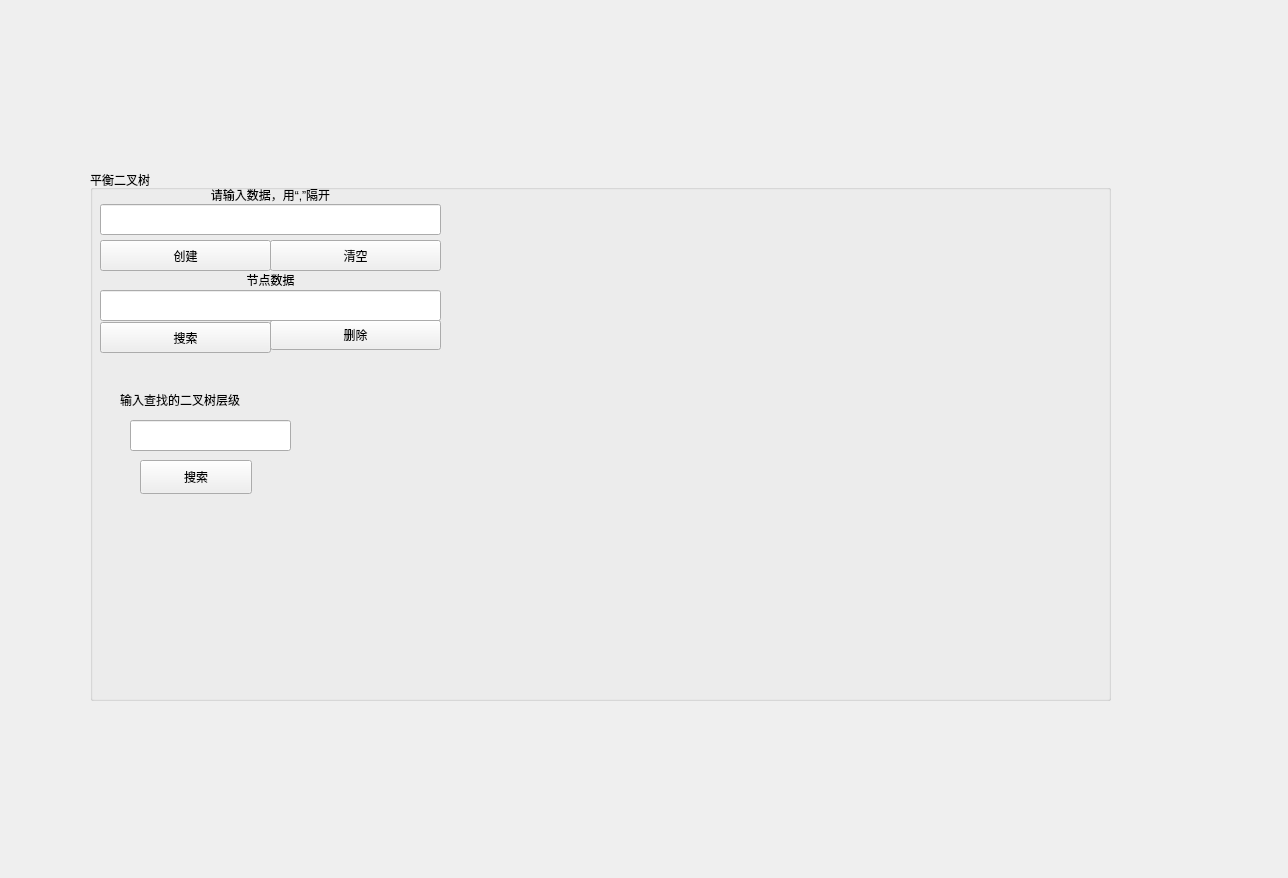
<?xml version="1.0" encoding="UTF-8"?>
<ui version="4.0">
 <class>BinaryTreeUI</class>
 <widget class="QWidget" name="BinaryTreeUI">
  <property name="geometry">
   <rect>
    <x>0</x>
    <y>0</y>
    <width>1288</width>
    <height>878</height>
   </rect>
  </property>
  <property name="windowTitle">
   <string>Form</string>
  </property>
  <widget class="QGroupBox" name="groupBox">
   <property name="geometry">
    <rect>
     <x>90</x>
     <y>170</y>
     <width>1021</width>
     <height>531</height>
    </rect>
   </property>
   <property name="title">
    <string>平衡二叉树</string>
   </property>
   <widget class="QPushButton" name="Button_InsertBiTreeNode">
    <property name="geometry">
     <rect>
      <x>10</x>
      <y>70</y>
      <width>171</width>
      <height>31</height>
     </rect>
    </property>
    <property name="text">
     <string>创建</string>
    </property>
   </widget>
   <widget class="QPushButton" name="Button_SearchBiTreeNode">
    <property name="geometry">
     <rect>
      <x>10</x>
      <y>152</y>
      <width>171</width>
      <height>31</height>
     </rect>
    </property>
    <property name="text">
     <string>搜索</string>
    </property>
   </widget>
   <widget class="QPushButton" name="Button_CleanBiTreeNode">
    <property name="geometry">
     <rect>
      <x>180</x>
      <y>70</y>
      <width>171</width>
      <height>31</height>
     </rect>
    </property>
    <property name="text">
     <string>清空</string>
    </property>
   </widget>
   <widget class="QPushButton" name="Button_DeleteBiTreeNode">
    <property name="geometry">
     <rect>
      <x>180</x>
      <y>150</y>
      <width>171</width>
      <height>30</height>
     </rect>
    </property>
    <property name="text">
     <string>删除</string>
    </property>
   </widget>
   <widget class="QLineEdit" name="BinaryTreeDataEdit_2">
    <property name="geometry">
     <rect>
      <x>10</x>
      <y>120</y>
      <width>341</width>
      <height>31</height>
     </rect>
    </property>
   </widget>
   <widget class="QLineEdit" name="BinaryTreeDataEdit">
    <property name="geometry">
     <rect>
      <x>10</x>
      <y>34</y>
      <width>341</width>
      <height>31</height>
     </rect>
    </property>
   </widget>
   <widget class="QLabel" name="label">
    <property name="geometry">
     <rect>
      <x>10</x>
      <y>12</y>
      <width>341</width>
      <height>25</height>
     </rect>
    </property>
    <property name="text">
     <string>请输入数据，用“,”隔开</string>
    </property>
    <property name="alignment">
     <set>Qt::AlignCenter</set>
    </property>
   </widget>
   <widget class="QLabel" name="label_2">
    <property name="geometry">
     <rect>
      <x>10</x>
      <y>100</y>
      <width>341</width>
      <height>20</height>
     </rect>
    </property>
    <property name="text">
     <string>节点数据</string>
    </property>
    <property name="alignment">
     <set>Qt::AlignCenter</set>
    </property>
   </widget>
   <widget class="QLabel" name="label_3">
    <property name="geometry">
     <rect>
      <x>30</x>
      <y>220</y>
      <width>321</width>
      <height>20</height>
     </rect>
    </property>
    <property name="text">
     <string>输入查找的二叉树层级</string>
    </property>
   </widget>
   <widget class="QPushButton" name="Button_FindBiTreeNode">
    <property name="geometry">
     <rect>
      <x>50</x>
      <y>290</y>
      <width>112</width>
      <height>34</height>
     </rect>
    </property>
    <property name="text">
     <string>搜索</string>
    </property>
   </widget>
   <widget class="QLineEdit" name="Button_TreeDataedit_3">
    <property name="geometry">
     <rect>
      <x>40</x>
      <y>250</y>
      <width>161</width>
      <height>31</height>
     </rect>
    </property>
   </widget>
  </widget>
 </widget>
 <resources/>
 <connections>
  <connection>
   <sender>Button_CleanBiTreeNode</sender>
   <signal>clicked()</signal>
   <receiver>BinaryTreeUI</receiver>
   <slot>on_binarytree_delete_btn_clicked()</slot>
   <hints>
    <hint type="sourcelabel">
     <x>270</x>
     <y>260</y>
    </hint>
    <hint type="destinationlabel">
     <x>357</x>
     <y>121</y>
    </hint>
   </hints>
  </connection>
  <connection>
   <sender>Button_DeleteBiTreeNode</sender>
   <signal>clicked()</signal>
   <receiver>BinaryTreeUI</receiver>
   <slot>on_binarytree_node_delete_btn_clicked()</slot>
   <hints>
    <hint type="sourcelabel">
     <x>362</x>
     <y>339</y>
    </hint>
    <hint type="destinationlabel">
     <x>322</x>
     <y>202</y>
    </hint>
   </hints>
  </connection>
  <connection>
   <sender>Button_InsertBiTreeNode</sender>
   <signal>clicked()</signal>
   <receiver>BinaryTreeUI</receiver>
   <slot>on_binarytree_create_btn_clicked()</slot>
   <hints>
    <hint type="sourcelabel">
     <x>270</x>
     <y>260</y>
    </hint>
    <hint type="destinationlabel">
     <x>442</x>
     <y>178</y>
    </hint>
   </hints>
  </connection>
  <connection>
   <sender>Button_SearchBiTreeNode</sender>
   <signal>clicked()</signal>
   <receiver>BinaryTreeUI</receiver>
   <slot>on_binarytree_node_search_btn_clicked()</slot>
   <hints>
    <hint type="sourcelabel">
     <x>248</x>
     <y>336</y>
    </hint>
    <hint type="destinationlabel">
     <x>455</x>
     <y>201</y>
    </hint>
   </hints>
  </connection>
  <connection>
   <sender>Button_FindBiTreeNode</sender>
   <signal>clicked()</signal>
   <receiver>BinaryTreeUI</receiver>
   <slot>on_binarytree_node_find_btn_clicked()</slot>
   <hints>
    <hint type="sourcelabel">
     <x>203</x>
     <y>483</y>
    </hint>
    <hint type="destinationlabel">
     <x>64</x>
     <y>523</y>
    </hint>
   </hints>
  </connection>
 </connections>
 <slots>
  <slot>on_binarytree_create_btn_clicked()</slot>
  <slot>on_binarytree_delete_btn_clicked()</slot>
  <slot>on_binarytree_node_delete_btn_clicked()</slot>
  <slot>on_binarytree_SimulationTree_creat_btn_clicked()</slot>
  <slot>on_bigroottree_create_btn_clicked()</slot>
  <slot>on_bigroottree_insert_btn_clicked()</slot>
  <slot>on_bigroottree_remove_btn_clicked()</slot>
  <slot>on_Btree_create_btn_clicked()</slot>
  <slot>on_Btree_insert_btn_clicked()</slot>
  <slot>on_Btree_remove_btn_clicked()</slot>
  <slot>on_Btree_destroy_btn_clicked()</slot>
  <slot>on_binarytree_node_search_btn_clicked()</slot>
  <slot>on_Btree_search_btn_clicked()</slot>
  <slot>on_binarytree_node_find_btn_clicked()</slot>
 </slots>
</ui>
